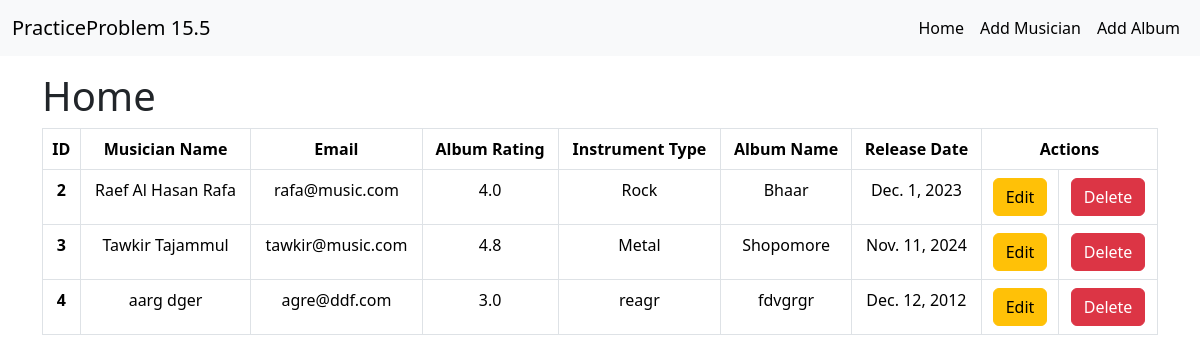
The page / on the database its author committed.
### album/models.py (models this page shows, shortened)
class Album(models.Model):
    name = models.CharField(max_length=50)
    musician = models.ForeignKey(Musician, on_delete=models.CASCADE)
    release_date = models.DateField()
    rating = models.DecimalField(max_digits=2, decimal_places=1)

### musician/models.py (models this page shows, shortened)
class Musician(models.Model):
    first_name = models.CharField(max_length=50)
    last_name = models.CharField(max_length=50)
    email = models.EmailField()
    phone_number = models.CharField(max_length=20)
    instrument_type = models.CharField(max_length=50)

### problem_15_5/views.py (the view)
# urls.py: 2. Add a URL to urlpatterns:  path('', views.home, name='home')
def home(request):
    albums = Album.objects.all()
    musicians = Musician.objects.all()
    zipped = zip(albums, musicians)
    return render(request, 'home.html', {'zipped_data': zipped})

### templates/home.html
{% extends 'base.html' %} {% block content %}
<h1>Home</h1>
<table class="table table-bordered text-center">
    <thead>
        <tr>
            <th scope="col">ID</th>
            <th scope="col">Musician Name</th>
            <th scope="col">Email</th>
            <th scope="col">Album Rating</th>
            <th scope="col">Instrument Type</th>
            <th scope="col">Album Name</th>
            <th scope="col">Release Date</th>
            <th colspan="4">Actions</th>
        </tr>
    </thead>
    <tbody>
        {% for album, musician in zipped_data %}
        <tr>
            <th scope="row">{{album.id}}</th>
            <td><a class="text-decoration-none text-black" href="{% url 'edit_musician' musician.id %}">{{musician.first_name}} {{musician.last_name}}</a></td>
            <td>{{musician.email}}</td>
            <td>{{album.rating}}</td>
            <td>{{musician.instrument_type}}</td>
            <td>{{album.name}}</td>
            <td>{{album.release_date}}</td>
            <td><a class="btn btn-warning" href="{% url 'edit_album'  album.id %}">Edit</a></td>
            <td><a class="btn btn-danger" href="{% url 'delete_album' album.id %}">Delete</a></td>
        </tr>
        {% endfor %}
    </tbody>
</table>
{% endblock %}

### templates/base.html (shortened to what this page needs)
<!DOCTYPE html>
<html lang="en">
    <head>
        <link
            href="https://cdn.jsdelivr.net/npm/bootstrap@5.3.2/dist/css/bootstrap.min.css"
            rel="stylesheet"
        />
    </head>
    <body>
        <nav class="navbar navbar-expand-lg bg-body-tertiary">
            <div class="container-fluid">
                <a class="navbar-brand" href="{% url 'home' %}"
                    >PracticeProblem 15.5</a
                >
                <div
                    class="collapse navbar-collapse"
                    id="navbarSupportedContent"
                >
                    <ul class="navbar-nav ms-auto mb-2 mb-lg-0">
                        <li class="nav-item">
                            <a
                                class="nav-link active"
                                aria-current="page"
                                href="{% url 'home' %}"
                                >Home</a
                            >
                        </li>
                        <li class="nav-item">
                            <a
                                class="nav-link active"
                                aria-current="page"
                                href="{% url 'add_musician' %}"
                                >Add Musician</a
                            >
                        </li>
                        <li class="nav-item">
                            <a
                                class="nav-link active"
                                aria-current="page"
                                href="{% url 'add_album' %}"
                                >Add Album</a
                            >
                        </li>
                    </ul>
                </div>
            </div>
        </nav>
        <div class="container mt-3">{% block content %} {% endblock %}</div>
    </body>
</html>

### rows shown on the page
Album: id "2", first_name "Raef Al Hasan", last_name "Rafa", email "rafa@music.com", rating "4.0", instrument_type "Rock", name "Bhaar", release_date "Dec. 1, 2023"
Album: id "3", first_name "Tawkir", last_name "Tajammul", email "tawkir@music.com", rating "4.8", instrument_type "Metal", name "Shopomore", release_date "Nov. 11, 2024"
Album: id "4", first_name "aarg", last_name "dger", email "agre@ddf.com", rating "3.0", instrument_type "reagr", name "fdvgrgr", release_date "Dec. 12, 2012"
